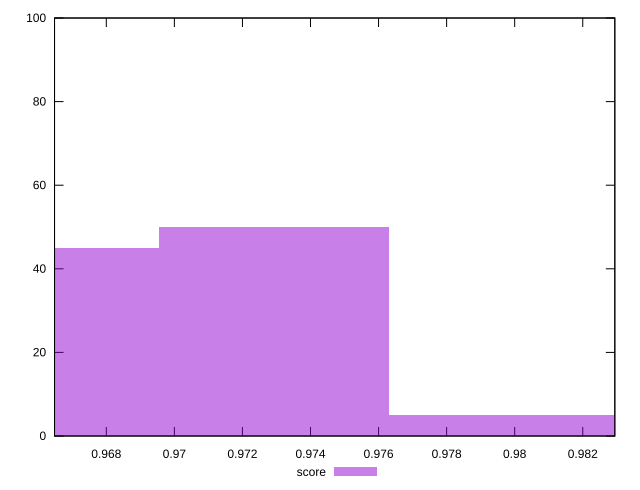

Source code (gnuplot):
reset

$score <<EOF
0.9729193364376665 50
0.9661629521568493 45
0.9796757207184835 5
EOF

set key outside below
set boxwidth 0.006756384280817128
set xrange [0.9664787269267197:0.9829424472323747]
set yrange [0:100]
set trange [0:100]
set style fill transparent solid 0.5 noborder
set terminal svg size 640, 490 enhanced background rgb 'white'
set output "reprap/speed-index/samples/pages+cached+noexternal+noimg/score/histogram.svg"

plot $score title "score" with boxes

reset
